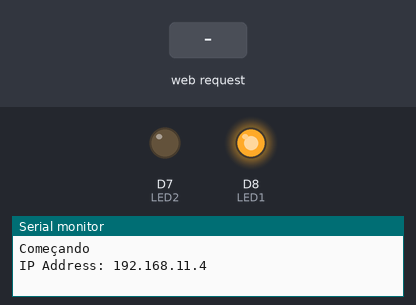
Recording of a sketch running on a simulated ESP8266 (NodeMCU). On the bench: output pins drawn as LEDs (lit = HIGH), the last lines printed to the serial monitor. The test bench sets the inputs (shaded band).

Above: at 1.7 s.
1.8 s: HTTP request GET /update?value=1 received
At 3.0 s:
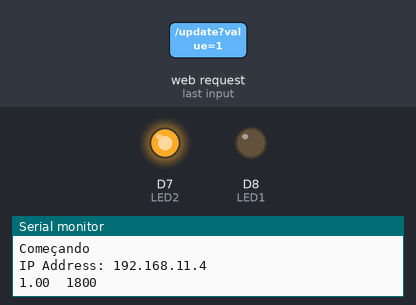
3.3 s: HTTP request GET /update received
At 4.2 s:
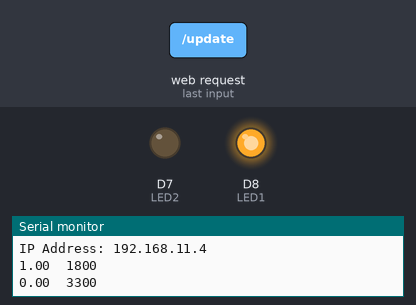
Timing chart, 0 to 6.3 s (numbered marks = the images above; inputs shaded):
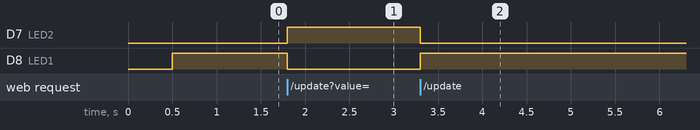

Measured:
- after the input at 1.8 s, D7 (LED2): LOW → HIGH at once; D8 (LED1): HIGH → LOW at once
- after the input at 3.3 s, D7 (LED2): HIGH → LOW at once; D8 (LED1): LOW → HIGH at once

The sketch:

Receptor.ino
```cpp
// Setup the server to receive data over WiFi
#include <ESP8266WiFi.h>
#include <ESP8266WebServer.h>

// Configuration parameters for Access Point
const char *ssid = "RedeWIFI_NodeMCU";
const char *password = "123456789";

IPAddress ip(192, 168, 11, 4);
IPAddress gateway(192, 168, 11, 1);
IPAddress subnet(255, 255, 255, 0);

// Set up the server object
ESP8266WebServer server;

// Data received
double value = 0.00;
#define LED1 D8
#define LED2 D7

void setup()
{
  delay(500);

  pinMode(LED1, OUTPUT);
  pinMode(LED2, OUTPUT);
  digitalWrite(LED1, LOW);
  digitalWrite(LED2, LOW);

  Serial.begin(9600);
  Serial.println("Começando");

  WiFi.mode(WIFI_AP);
  WiFi.softAPConfig(ip, gateway, subnet);
  WiFi.softAP(ssid, password);

  // Print IP for check
  Serial.println();
  Serial.print("IP Address: ");
  Serial.println(WiFi.softAPIP());

  // Configure the server's route
  server.on("/", handleIndex); //Use the top root to report the last sensor value
  server.on("/update", handleUpdate); //Use this route to update the sensor value
  server.begin();
}

void loop()
{
  server.handleClient();
  if (value == 0)
  {
    digitalWrite(LED1, HIGH);
    digitalWrite(LED2, LOW);
  }
  if (value == 1)
  {
    digitalWrite(LED1, LOW);
    digitalWrite(LED2, HIGH);
  }
}

void handleIndex()
{
  server.send(200, "text/plain", String(value)); //Needs refresh for update
  delay(100);
  handleIndex();
}

void handleUpdate()
{
  value = server.arg("value").toFloat();
  Serial.print(value);
  Serial.print("\t");
  Serial.println(millis());
  //  server.send(200, "text/plain", "Updated");
}
```
